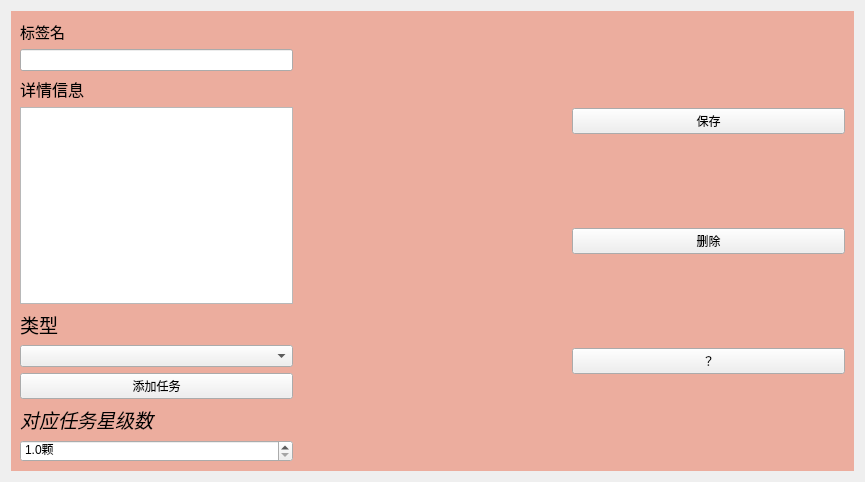
<?xml version="1.0" encoding="UTF-8"?>
<ui version="4.0">
 <class>CurrentListControlWidget</class>
 <widget class="QWidget" name="CurrentListControlWidget">
  <property name="geometry">
   <rect>
    <x>0</x>
    <y>0</y>
    <width>865</width>
    <height>482</height>
   </rect>
  </property>
  <property name="windowTitle">
   <string>Form</string>
  </property>
  <property name="styleSheet">
   <string notr="true"/>
  </property>
  <layout class="QVBoxLayout" name="verticalLayout_4">
   <item>
    <widget class="QFrame" name="frame">
     <property name="styleSheet">
      <string notr="true">QWidget#frame{
background-color:#ECAD9E  ;
color:white;
border:none;
}</string>
     </property>
     <property name="frameShape">
      <enum>QFrame::StyledPanel</enum>
     </property>
     <property name="frameShadow">
      <enum>QFrame::Raised</enum>
     </property>
     <layout class="QVBoxLayout" name="verticalLayout_5">
      <item>
       <layout class="QHBoxLayout" name="horizontalLayout_2" stretch="1,1,1">
        <item>
         <layout class="QVBoxLayout" name="verticalLayout_2">
          <item>
           <widget class="QLabel" name="labelName">
            <property name="font">
             <font>
              <family>Mistral</family>
              <pointsize>11</pointsize>
             </font>
            </property>
            <property name="text">
             <string>标签名</string>
            </property>
           </widget>
          </item>
          <item>
           <widget class="QLineEdit" name="lineEdit"/>
          </item>
          <item>
           <widget class="QLabel" name="Detail">
            <property name="font">
             <font>
              <family>MingLiU_HKSCS-ExtB</family>
              <pointsize>12</pointsize>
             </font>
            </property>
            <property name="text">
             <string>详情信息</string>
            </property>
           </widget>
          </item>
          <item>
           <widget class="QTextEdit" name="textEdit"/>
          </item>
          <item>
           <widget class="QLabel" name="Type">
            <property name="font">
             <font>
              <family>Mistral</family>
              <pointsize>14</pointsize>
             </font>
            </property>
            <property name="text">
             <string>类型</string>
            </property>
           </widget>
          </item>
          <item>
           <widget class="QComboBox" name="comboBox"/>
          </item>
          <item>
           <widget class="QPushButton" name="AddTask">
            <property name="cursor">
             <cursorShape>PointingHandCursor</cursorShape>
            </property>
            <property name="text">
             <string>添加任务</string>
            </property>
           </widget>
          </item>
          <item>
           <widget class="QLabel" name="label">
            <property name="font">
             <font>
              <family>Monotype Corsiva</family>
              <pointsize>14</pointsize>
              <italic>true</italic>
             </font>
            </property>
            <property name="text">
             <string>对应任务星级数</string>
            </property>
           </widget>
          </item>
          <item>
           <widget class="QDoubleSpinBox" name="StarSpinBox">
            <property name="suffix">
             <string>颗</string>
            </property>
            <property name="decimals">
             <number>1</number>
            </property>
            <property name="minimum">
             <double>1.000000000000000</double>
            </property>
            <property name="maximum">
             <double>5.000000000000000</double>
            </property>
            <property name="singleStep">
             <double>0.500000000000000</double>
            </property>
           </widget>
          </item>
         </layout>
        </item>
        <item>
         <layout class="QVBoxLayout" name="verticalLayout"/>
        </item>
        <item>
         <layout class="QVBoxLayout" name="verticalLayout_3">
          <item>
           <widget class="MyMaterialFlatButton" name="Save">
            <property name="cursor">
             <cursorShape>PointingHandCursor</cursorShape>
            </property>
            <property name="text">
             <string>保存</string>
            </property>
           </widget>
          </item>
          <item>
           <widget class="MyMaterialFlatButton" name="pushButton">
            <property name="cursor">
             <cursorShape>PointingHandCursor</cursorShape>
            </property>
            <property name="text">
             <string>删除</string>
            </property>
           </widget>
          </item>
          <item>
           <widget class="MyMaterialFlatButton" name="Query">
            <property name="cursor">
             <cursorShape>PointingHandCursor</cursorShape>
            </property>
            <property name="text">
             <string>？</string>
            </property>
           </widget>
          </item>
         </layout>
        </item>
       </layout>
      </item>
     </layout>
    </widget>
   </item>
  </layout>
 </widget>
 <customwidgets>
  <customwidget>
   <class>MyMaterialFlatButton</class>
   <extends>QPushButton</extends>
   <header location="global">mymaterialflatbutton.h</header>
  </customwidget>
 </customwidgets>
 <resources/>
 <connections/>
</ui>
